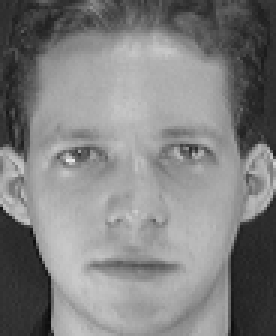
//> input picture PA1-Images/S1/1.pgm, 92 x 112 px (shown 3 times larger)
$ ./old_main   (built with g++ and OpenCV 4)
//> lines starting //> are read from the running program, lines starting //| are printed output that depends on the picture
#include<iostream>
#include<cmath>
#include<opencv2/opencv.hpp>

using namespace cv;
using namespace std;


uchar interpolate(float x, float y, Mat img);
uchar nearestNeighbor(float x, float y, Mat img);

int main()
{

	/* Prepare matrices for the image, actual coordinates, and new coordinates*/
	string path = "PA1-Images/S1/1.pgm";
	Mat img = imread(path, IMREAD_GRAYSCALE);
//> img is the input picture: 112 rows x 92 cols, CV_8UC1; min 11, max 234, mean 128.3

	float P_1[] = { 29,55,1,  63,55,1,  48,73,1,  48,89,1 };
	float hatX[] = {10, 28, 20, 20};
	float hatY[] = {11, 11, 30, 42};

	//Size(y,x) where x = num of rows and y = num of cols desired in the matrix.
	Mat A(Size(3, 4), CV_32FC1, P_1);
	Mat bX(Size(1, 4), CV_32FC1, hatX);
	Mat bY(Size(1, 4), CV_32FC1, hatY);

	/* Prepare matrices U, D, and Vt to store SVD, then compute the SVD*/
	Mat D, U, Vt;
	SVD::compute(A, D, U, Vt);

/*	cout << "Original Matrix:\n" << A << endl << endl
		 << "Left Singular Values Matrix:\n" << U << endl << endl
 		 << "Singular Values:\n" << D << endl << endl
		 << "Right Singular Values Matrix (Transposed):\n" << Vt << endl << endl;
*/
/****************************************************************************
* Find our affine transformation matrix 'x' containing a_11, a_12, b_1, etc.
* where matrix 'b' is either the predetermined matrix 'hatX' or 'hatY'.
* Recall that  1) Ax=b , x=(A^-1)b )
*         and  2) A^-1 = (V^T)^T (D^-1) (U^T)
*         so   3) [(V^T)^T (D^-1) (U^T)](b) = x
* Matrix 'x' can be solved for with SVD::backSubst( rhs, dst),
* where rhs = right hand side of eqn(1)Ax=b, 'b' with A in SVD form,
* in this case bX and bY.
*       lhs = left hand side of eqn(1), in this case 'x', the solution.
****************************************************************************/
	// D is 1x3 matrix, but should be 3x3 where elements of D are the diagnol and everything else is 0.
	//Actually, AVD::backSubst still works without turing D into a diagnol matrix.

	// c_1 holds a_11, a_12, and b_1 for finding X
	Mat c_1; //To store the solution
	SVD::backSubst(D, U, Vt, bX, c_1);

	// c_2 holds a_21, a_22, and b_2 for finding Y
	Mat c_2; //To store the solution
	SVD::backSubst(D, U, Vt, bY, c_2);

	cout << "c_1:\n" << c_1 << endl << endl
		 << "c_2:\n" << c_2 << endl << endl;

	/****************************************************************************
	* Now that we have c_1 and c_2, we can convert it to square matrix as a
	* homogenous system, then take the inverse to grab pixel coordinates from the
	* original using Ax = b where A is the matrix made of c_1' and c_2',
	* x is the matrix of the original, and b is the coordinates in the output.
	****************************************************************************/

	// ' means transpose
	//turn c_1' and c_2' into a homogenous matrix
	float bigC[] = { c_1.at<float>(0),c_1.at<float>(1),c_1.at<float>(2),
					 c_2.at<float>(0),c_2.at<float>(1),c_2.at<float>(2),
					 0,0, 1 };
	Mat Ab(Size(3,3), CV_32FC1, bigC);
	Mat Abinv = Ab.inv();

	cout << "Ab:\n" << Ab << endl << endl
		 << "Ab^-1:\n" << Abinv << endl << endl;

	/************************************************************************
	* I think we're ready to do a for loop here to go through the output
	* 48x40 image matrix to find the corresponding color value in the original
	* image.
	*************************************************************************/
	Mat outputa(Size(40,48), CV_8U);// Using Interpolation
	Mat outputb(Size(40,48), CV_8U);// Using Nearest Neighbor

	for(float i=0; i<48; i++)
	{
		for(float j=0; j<40; j++)
		{
			float coord[] = {i, j, 1};
			Mat output(Size(1,3), CV_32FC1, coord);
			Mat coriginal = Abinv*output;
			Mat original = coriginal;// / coriginal.at<float>(2));

			if( ((i==10) && (j==11)) ||
				((i==28) && (j==11)) ||
				((i==20) && (j==30)) ||
				((i==20) && (j==42))    )
			{
				cout << "(" << i << "," << j << "): \n"
					 << "coriginal: " << coriginal.t() << endl
					 << "original: " << original.t() << endl << endl;
			}

			outputa.at<uchar>(i,j) = interpolate(original.at<float>(0),
												 original.at<float>(1), img);
			outputb.at<uchar>(i,j) = nearestNeighbor(original.at<float>(0),
													 original.at<float>(1), img);

			namedWindow("inter",WINDOW_AUTOSIZE);
			namedWindow("n_n",WINDOW_AUTOSIZE);

			imshow("inter", outputa);
			imshow("n_n", outputb);

			waitKey(1);

		}
	}
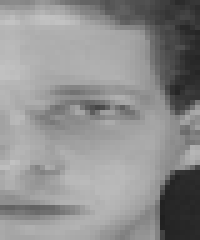
//> outputa: 48 rows x 40 cols, CV_8UC1 (shown 5 times larger); min 31, max 194, mean 142.5
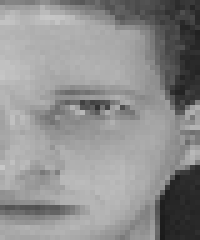
//> outputb: 48 rows x 40 cols, CV_8UC1 (shown 5 times larger); min 26, max 199, mean 143.1


	/***************************************************************************
	*                         Show results and original                        *
	****************************************************************************/
	namedWindow("original",WINDOW_AUTOSIZE); // creating named windows for display
	imshow("original", img); // showing matrices as images in windows
	waitKey(0); // keep image windows from closing until key press

	return 0;
}

uchar interpolate(float x, float y, Mat img)
{
	int flrX = floor(x);
	int flrY = floor(y);
	int ceilX = ceil(x);
	int ceilY = ceil(y);

	uchar value1 = img.at<uchar>(flrX, flrY);
	uchar value2 = img.at<uchar>(flrX, ceilY);
	uchar value3 = img.at<uchar>(ceilX, flrY);
	uchar value4 = img.at<uchar>(ceilX, ceilY);

	return (value1 + value2 + value3 + value4)/4;
}

uchar nearestNeighbor(float x, float y, Mat img)
{

	int rd_x = round(x);
	int rd_y = round(y);

	return img.at<uchar>(rd_x,rd_y);
}

$ run again, with PA1-Images/S1/10.pgm copied over PA1-Images/S1/1.pgm
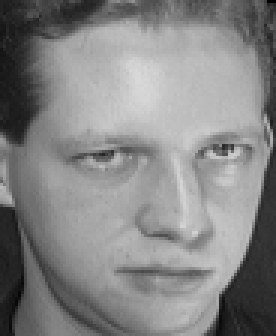
//> input picture PA1-Images/S1/10.pgm, 92 x 112 px (shown 3 times larger)
//> img is the input picture: 112 rows x 92 cols, CV_8UC1; min 1, max 217, mean 132.8
//> after the loop `for(float i=0; i<48; i++)`:
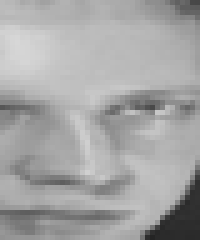
//> outputa: 48 rows x 40 cols, CV_8UC1 (shown 5 times larger); min 36, max 215, mean 165
//> after the loop `for(float i=0; i<48; i++)`:
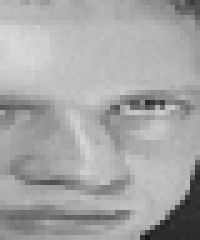
//> outputb: 48 rows x 40 cols, CV_8UC1 (shown 5 times larger); min 22, max 216, mean 165.8

$ run again, with PA1-Images/S1/2.pgm copied over PA1-Images/S1/1.pgm
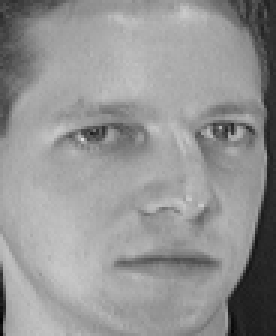
//> input picture PA1-Images/S1/2.pgm, 92 x 112 px (shown 3 times larger)
//> img is the input picture: 112 rows x 92 cols, CV_8UC1; min 2, max 223, mean 148
//> after the loop `for(float i=0; i<48; i++)`:
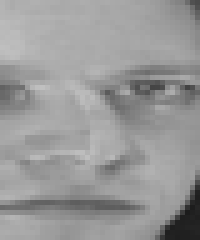
//> outputa: 48 rows x 40 cols, CV_8UC1 (shown 5 times larger); min 28, max 192, mean 153
//> after the loop `for(float i=0; i<48; i++)`:
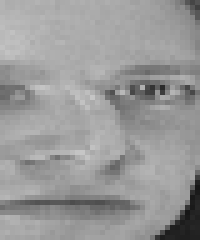
//> outputb: 48 rows x 40 cols, CV_8UC1 (shown 5 times larger); min 22, max 198, mean 153.3

$ run again, with PA1-Images/S1/3.pgm copied over PA1-Images/S1/1.pgm
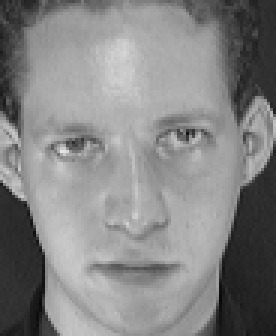
//> input picture PA1-Images/S1/3.pgm, 92 x 112 px (shown 3 times larger)
//> img is the input picture: 112 rows x 92 cols, CV_8UC1; min 7, max 232, mean 132.6
//> after the loop `for(float i=0; i<48; i++)`:
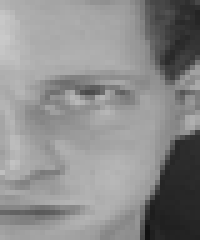
//> outputa: 48 rows x 40 cols, CV_8UC1 (shown 5 times larger); min 18, max 201, mean 139.9
//> after the loop `for(float i=0; i<48; i++)`:
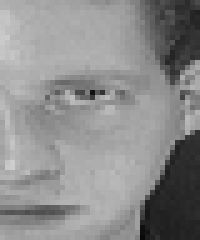
//> outputb: 48 rows x 40 cols, CV_8UC1 (shown 5 times larger); min 9, max 206, mean 140.2
